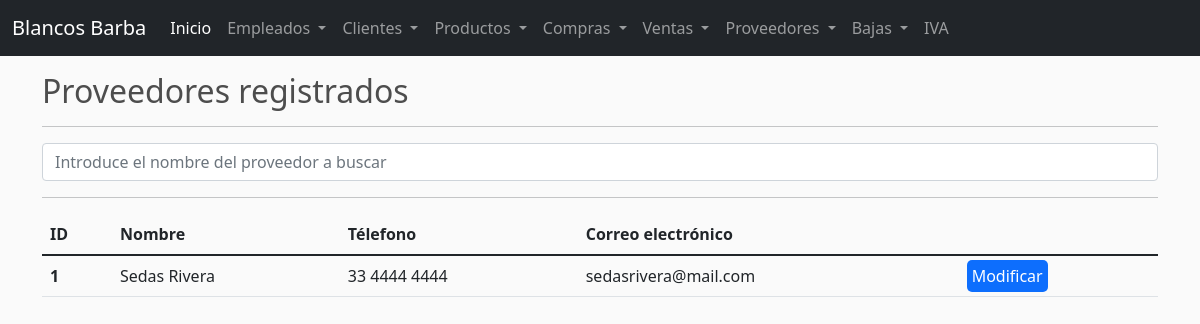
/provs/, run on an earlier commit of the app's database.
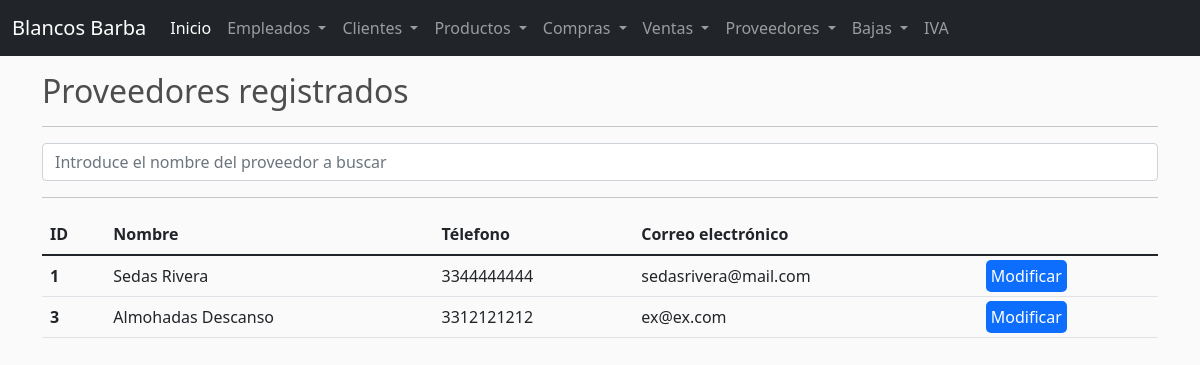
And on a later commit of the database.
### barba/models.py (models this page shows, shortened)
class Proveedor(models.Model):
    nombre = models.CharField(max_length=50,null=True)
    correo = models.CharField(max_length=50,null=True)
    telefono = models.CharField(max_length=50,null=True)

### barba/views.py (the view)
# urls.py: path('provs/',views.provs, name='provs'),
def provs(request):
    if request.method == 'POST':
        proveedores = Proveedor.objects.filter(nombre__contains=request.POST['searched'])
        flag = 1 if len(proveedores) > 0 else 2
    else:
        proveedores = Proveedor.objects.all()
        flag = 0
    context = {
        'proveedores': proveedores,
        'flag': flag,
    }
    return render(request, 'provs.html', context)

### barba/templates/provs.html (shortened to what this page needs)
{% extends 'base.html' %}
{% block content %}
<div class="container">
    <h2>Proveedores registrados</h2>
    <hr>
    <form class="form-inline" method="POST" action="">
        <input class="form-control mr-sm-2" type="search" placeholder="Introduce el nombre del proveedor a buscar" aria-label="Search" name="searched" value="{{ item_searched }}">
    </form>
    <hr>
    <table class="table">
        <thead>
            <tr>
                <th scope="col">ID</th>
                <th scope="col">Nombre</th>
                <th scope="col">Télefono</th>
                <th scope="col">Correo electrónico</th>
            </tr>
        </thead>
        <tbody>
            {% for proveedor in proveedores %}
                <tr>
                    <th scope="col">{{proveedor.id}}</th>
                    <td>{{proveedor.nombre}}</td>
                    <td>{{proveedor.telefono}}</td>
                    <td>{{proveedor.correo}}</td>
                    <td><a style="padding: 5px; background-color: #0d6efd; border-radius: 5px; color: white; text-decoration: none;" href="/mprov/{{proveedor.id}}">Modificar</a></td>
                </tr>
            {% endfor %}
        </tbody>
    </table>
</div>
{% endblock %}

What changed in the data, as far as the page shows it:
changed Proveedor "Sedas Rivera": telefono "33 4444 4444" → "3344444444"
added Proveedor: id "3", nombre "Almohadas Descanso", telefono "3312121212", correo "ex@ex.com"
